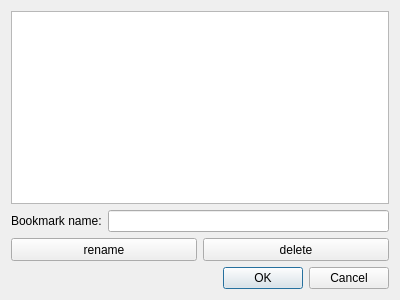
<?xml version="1.0" encoding="UTF-8"?>
<ui version="4.0">
 <class>CameraBookmarksDialog</class>
 <widget class="QDialog" name="CameraBookmarksDialog">
  <property name="geometry">
   <rect>
    <x>0</x>
    <y>0</y>
    <width>400</width>
    <height>300</height>
   </rect>
  </property>
  <property name="windowTitle">
   <string>CameraBookmarksDialog</string>
  </property>
  <layout class="QVBoxLayout" name="verticalLayout">
   <item>
    <widget class="QListWidget" name="listWidgetBookmarks"/>
   </item>
   <item>
    <layout class="QHBoxLayout" name="horizontalLayout_2">
     <item>
      <widget class="QLabel" name="labelBookmarkName">
       <property name="text">
        <string>Bookmark name:</string>
       </property>
      </widget>
     </item>
     <item>
      <widget class="QLineEdit" name="editBookmarkName"/>
     </item>
    </layout>
   </item>
   <item>
    <layout class="QHBoxLayout" name="horizontalLayout">
     <item>
      <widget class="QPushButton" name="btnRename">
       <property name="minimumSize">
        <size>
         <width>0</width>
         <height>23</height>
        </size>
       </property>
       <property name="text">
        <string>rename</string>
       </property>
      </widget>
     </item>
     <item>
      <widget class="QPushButton" name="btnDelete">
       <property name="minimumSize">
        <size>
         <width>0</width>
         <height>23</height>
        </size>
       </property>
       <property name="text">
        <string>delete</string>
       </property>
      </widget>
     </item>
    </layout>
   </item>
   <item>
    <widget class="QDialogButtonBox" name="buttonBox">
     <property name="standardButtons">
      <set>QDialogButtonBox::Cancel|QDialogButtonBox::Ok</set>
     </property>
    </widget>
   </item>
  </layout>
 </widget>
 <layoutdefault spacing="6" margin="11"/>
 <resources/>
 <connections/>
</ui>
